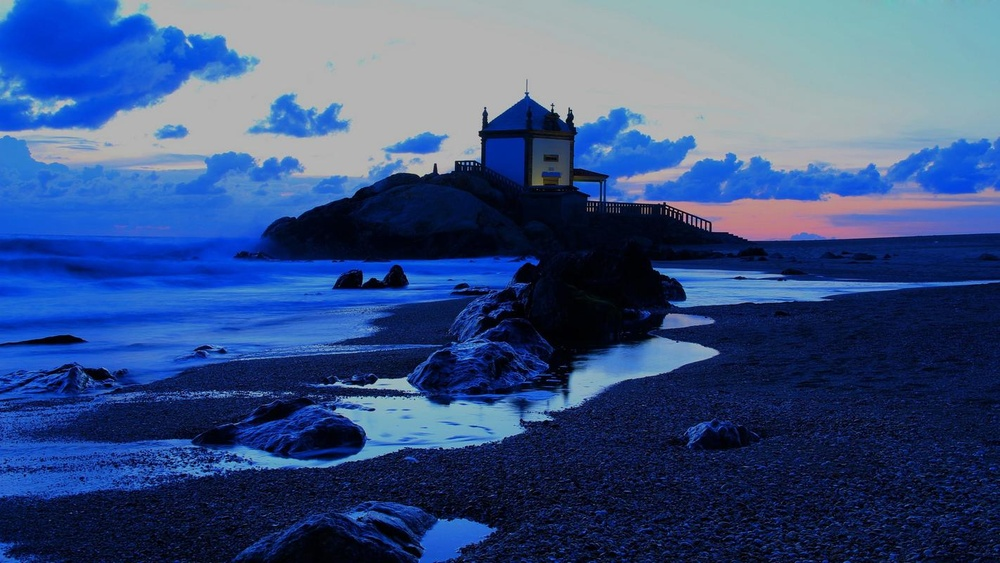
//> input picture Code/_PythonProject/_04_YellowPerson/风景/14.jpg, 1000 x 563 px, shrunk from 1422 x 800 before the run
$ ./OpencvFilter   (built with g++ and OpenCV 4)
//> lines starting //> are read from the running program, lines starting //| are printed output that depends on the picture; after the words box and inside, x2 and y2 are one past the last pixel; in counts of white or black regions, pixels touching at a corner belong together
//
// Created by kabun on 2020-06-16.
//
#include <opencv2/opencv.hpp>
using namespace std;

// [27 lines of commented-out code are left out]

int main()
{
    cv::Mat img,img_gary,bin_img;
    img = cv::imread("../Image/14.jpg");
//> img is the input picture: 563 rows x 1000 cols, CV_8UC3; mean B, G, R 130.3, 81.3, 56.6

    cv::cvtColor(img,img_gary,cv::COLOR_BGR2GRAY);
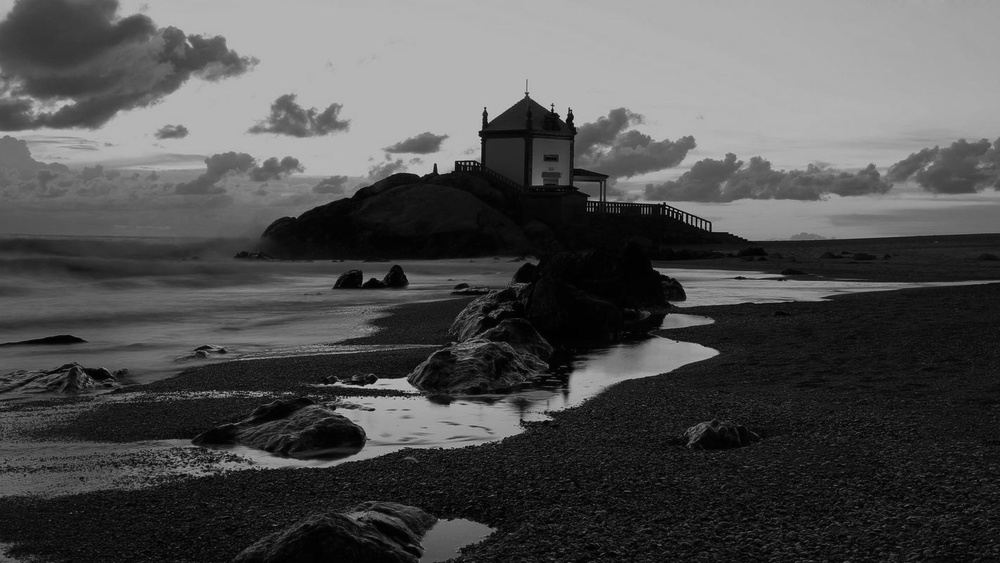
//> img_gary: 563 rows x 1000 cols, CV_8UC1; min 0, max 201, mean 79.5
    cv::threshold(img_gary,bin_img,127,255,cv::THRESH_BINARY|cv::THRESH_OTSU);
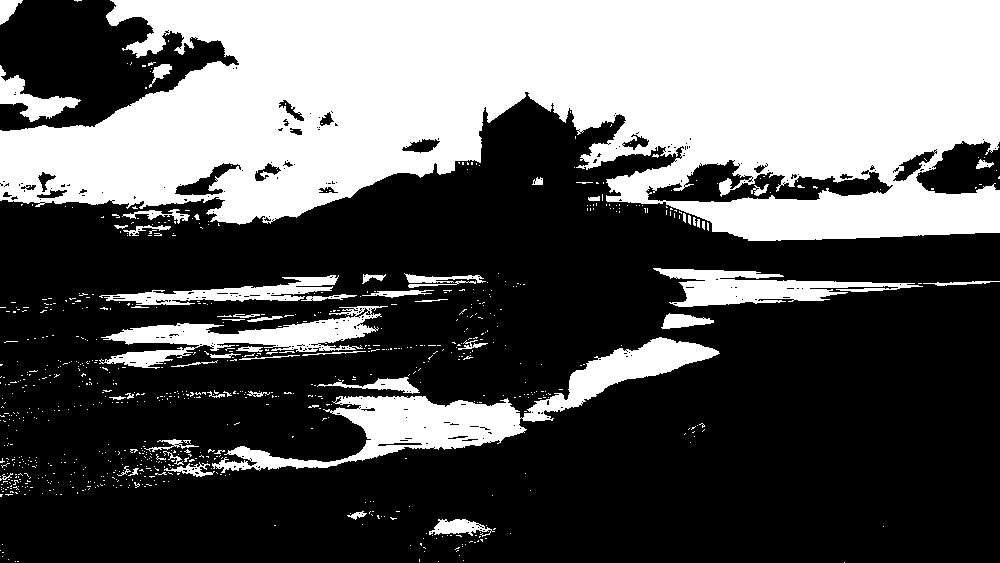
//> bin_img: 563 rows x 1000 cols, CV_8UC1; 36.6% white; 838 white regions (781 under 20 px)

    vector<vector<cv::Point>> contours;
    vector<cv::Vec4i> vec_4f;
    cv::findContours(bin_img,contours,vec_4f,cv::RETR_TREE,cv::CHAIN_APPROX_SIMPLE);
//> contours = 1221 contours, 1150 with area under 20; largest, box (x1, y1, x2, y2) and area: (0, 0, 1000, 241) 174222, (212, 337, 720, 473) 13627, (99, 306, 388, 369) 5541, (645, 159, 894, 203) 5094, (653, 268, 923, 307) 4272; vec_4f = 1221 items, first 8: [1, -1, -1, -1], [2, 0, -1, -1], [3, 1, -1, -1], [4, 2, -1, -1], [5, 3, -1, -1], [6, 4, -1, -1], [7, 5, -1, -1], [8, 6, -1, -1]

    cv::drawContours(img,contours,-1,cv::Scalar(255,0,0),3);
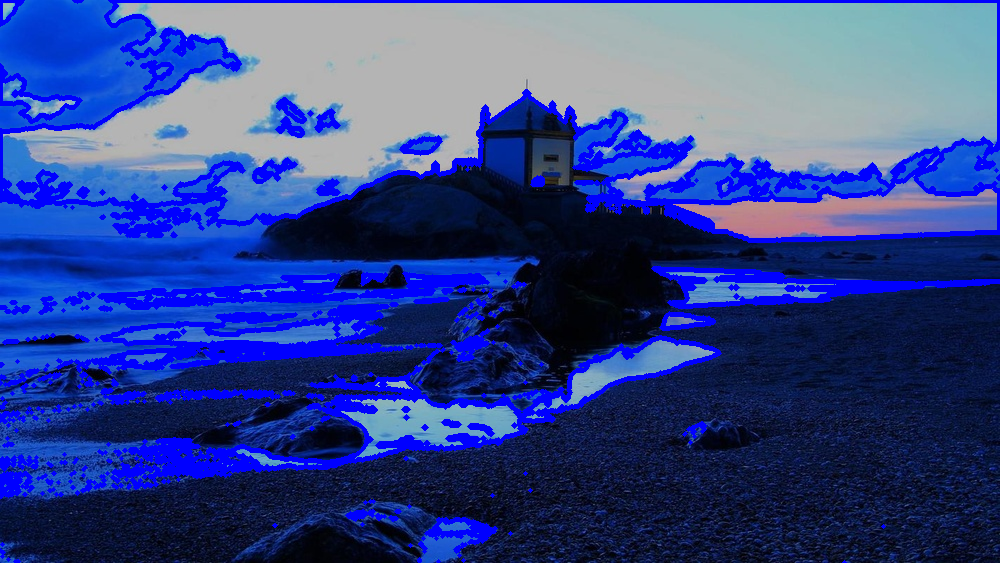
//> img: 563 rows x 1000 cols, CV_8UC3; 13.15% of pixels changed, all inside (x1, y1, x2, y2) = (0, 0, 1000, 563)

    cv::imshow("sd",img);
    cv::waitKey(0);


    return 0;
}

$ run again, with Code/_PythonProject/_04_YellowPerson/风景/100.jpg copied over Code/_PythonProject/_04_YellowPerson/风景/14.jpg
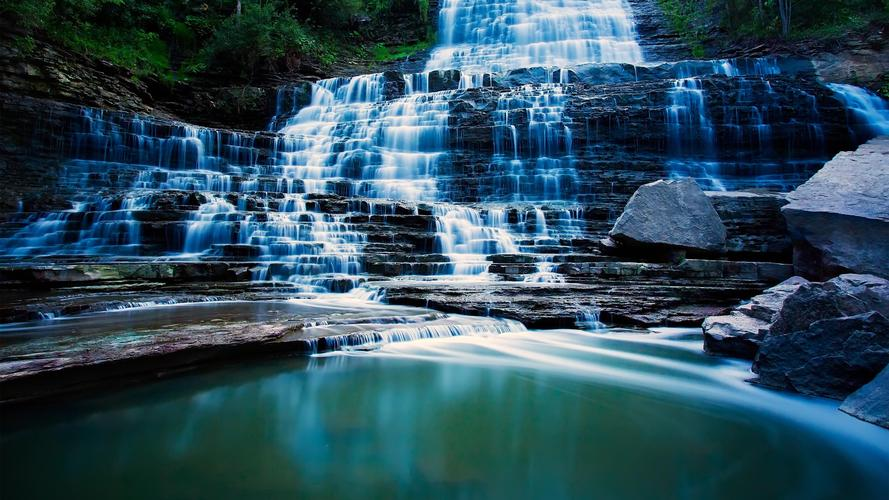
//> input picture Code/_PythonProject/_04_YellowPerson/风景/100.jpg, 889 x 500 px
//> img is the input picture: 500 rows x 889 cols, CV_8UC3; mean B, G, R 92.1, 77.4, 46.6
//> `cv::threshold(img_gary,bin_img,127,255,cv::THRESH_BINARY|cv::THRESH_OT..`:
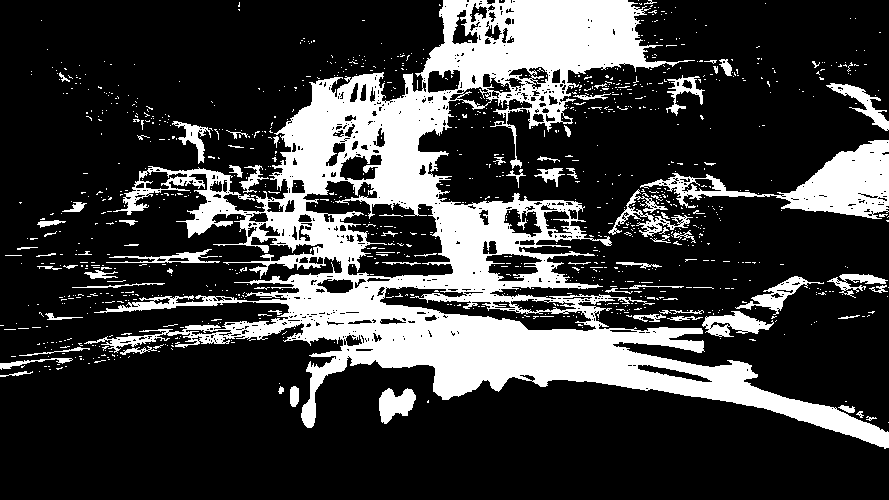
//> bin_img: 500 rows x 889 cols, CV_8UC1; 23.4% white; 1089 white regions (1008 under 20 px)
//> contours = 1899 contours, 1713 with area under 20; largest, box (x1, y1, x2, y2) and area: (84, 0, 889, 449) 102290, (302, 180, 454, 279) 7529, (640, 140, 889, 219) 6375, (379, 286, 597, 332) 3333, (485, 253, 543, 282) 1111; vec_4f = 1899 items, first 8: [1, -1, -1, -1], [3, 0, 2, -1], [-1, -1, -1, 1], [6, 1, 4, -1], [5, -1, -1, 3], [-1, 4, -1, 3], [7, 3, -1, -1], [8, 6, -1, -1]
//> `cv::drawContours(img,contours,-1,cv::Scalar(255,0,0),3);`:
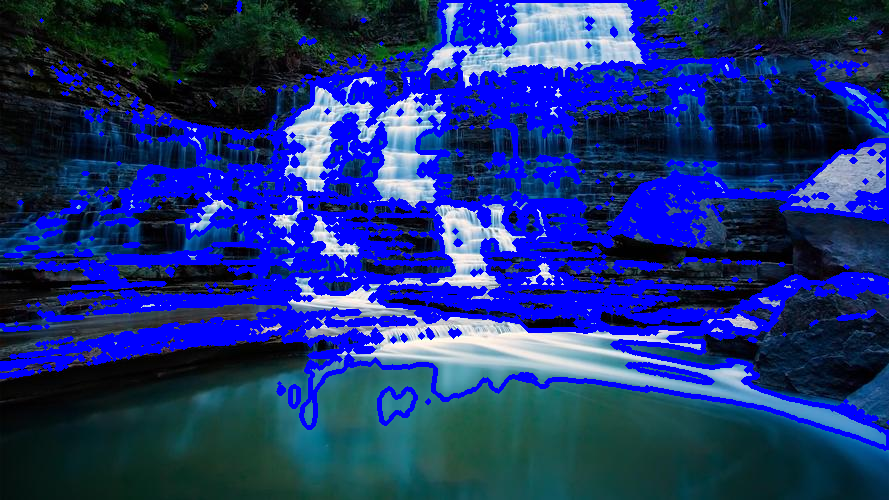
//> img: 500 rows x 889 cols, CV_8UC3; mean B, G, R 120.1, 49.8, 28.4

$ run again, with Code/_PythonProject/_04_YellowPerson/风景/103.jpg copied over Code/_PythonProject/_04_YellowPerson/风景/14.jpg
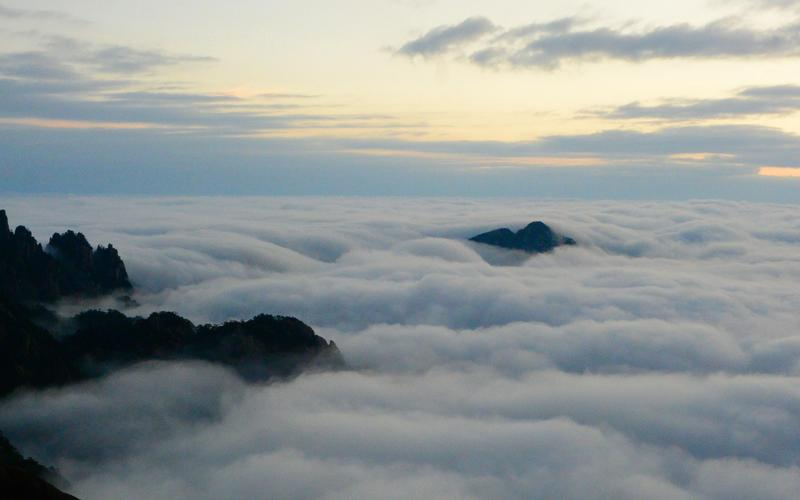
//> input picture Code/_PythonProject/_04_YellowPerson/风景/103.jpg, 800 x 500 px
//> img is the input picture: 500 rows x 800 cols, CV_8UC3; mean B, G, R 148.5, 149.2, 142.7
//> `cv::threshold(img_gary,bin_img,127,255,cv::THRESH_BINARY|cv::THRESH_OT..`:
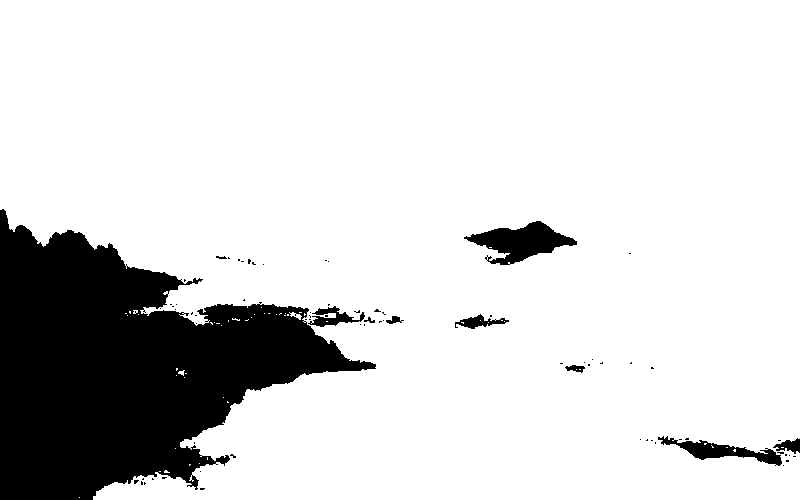
//> bin_img: 500 rows x 800 cols, CV_8UC1; 84.2% white; 73 black regions (63 under 20 px)
//> contours = 145 contours, 133 with area under 20; largest, box (x1, y1, x2, y2) and area: (0, 0, 800, 500) 340064, (463, 220, 578, 266) 2588, (657, 435, 783, 467) 1402, (307, 305, 366, 328) 610, (454, 313, 510, 330) 422; vec_4f = 145 items, first 8: [1, -1, -1, -1], [2, 0, -1, -1], [3, 1, -1, -1], [4, 2, -1, -1], [5, 3, -1, -1], [6, 4, -1, -1], [7, 5, -1, -1], [8, 6, -1, -1]
//> `cv::drawContours(img,contours,-1,cv::Scalar(255,0,0),3);`:
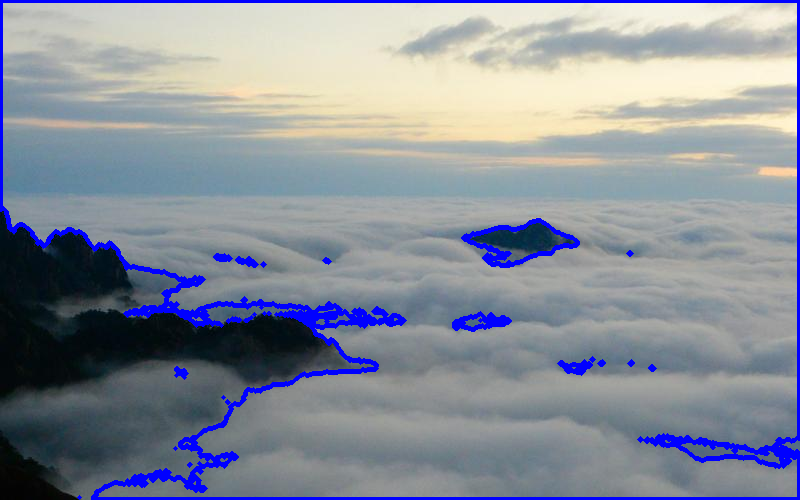
//> img: 500 rows x 800 cols, CV_8UC3; 4.98% of pixels changed, all inside (x1, y1, x2, y2) = (0, 0, 800, 500)
